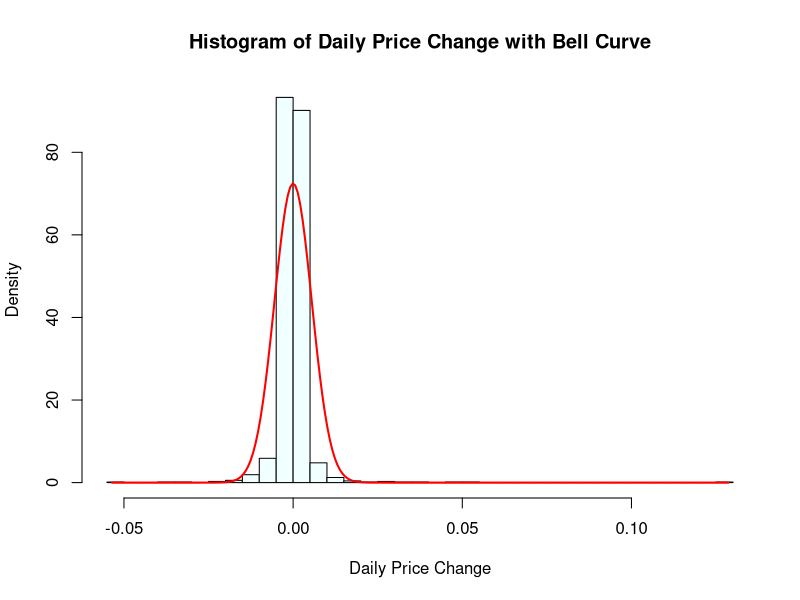

Write the R code that produced this figure.

iotex <- read.csv('IoTeX.csv') # Gets the dataset from the folder and names the object 'iotex' for userbillity
head(iotex) # shows the first 6 rows
summary(iotex) # gives a summary of the dataset
str(iotex) # shows the data type of the data

#The 'Date' Datatype is chr and I want to change this to a date datatype

iotex$Date <- as.Date(iotex$Date) #This takes the date column and coverts it into a 'Date' datatype (Format is YYYY-MM-DD)
str(iotex) # shows Date is converted

#Year need to be extracted from the dataset to help enable to better filtering later on
iotex$Year <- as.numeric(format(iotex$Date, '%Y')) #The number was formatted into a date datatype
str(iotex$Year) # This confirms that the datatype was changed

#I need to add a column for seasons but I need to make a function to check the month in the date column
#then depending on that it will add the corresponding season. 

get_season <- function(date) {                       # defined get_season function
  month <- as.numeric(format(date, "%m"))            # the format() gets the month part of the iotex$Date data and the as.numeric turns the '01' part of the month string into a value of '1'
  if (month %in% c(12, 1, 2)) return("Winter")       # if month is Dec, Jan or Feb then it will return 'Winter' in the row entry
  else if (month %in% c(3, 4, 5)) return("Spring")   # if month is Mar, Apr or May then it will return 'Spring' in the row entry
  else if (month %in% c(6, 7, 8)) return("Summer")   # if month is Jun, Jul or Aug then it will return 'Summer' in the row entry
  else return("Autumn")                              # if month is anything else then it will return 'Autumn' in the row entry
}

iotex$Season <- sapply(iotex$Date, get_season)       # sapply() applies the function to the date column and creates a new column called season

str(iotex)                                           # check to see if the seasons column was successfully added to data set
head(iotex)                                          # Check the first few rows of the modified dataset
table(iotex$Season)                                  # Confirm the distribution of seasons


iotex$Daily_Change <- iotex$Close - iotex$Open       # Daily Price Change column was added taking the 'Open' price away from the 'Close' price
str(iotex)                                           # Check to ensure column was added correctly


a <- iotex$Daily_Change                                         # Extract the data


hist(a,                                                         # Create a histogram
     30,                                                        # num of bins
     freq = FALSE,                                              # Set to density not freqency
     main = "Histogram of Daily Price Change with Bell Curve",  # Title
     xlab = "Daily Price Change",                               # X-axis label
     ylab = "Density",  # Update label to reflect density       # Y-axis label
     col = "azure")

# Calculate the mean and standard deviation
mn <- mean(a)                                                   # Mean of daily price change
std_dev <- sd(a)                                                # Standard deviation of daily price change


x <- seq(min(a), max(a), length.out = 250)                      # Define the x range for the bell curve


yn <- dnorm(x, mean = mn, sd = std_dev)                         # Generate normal distribution values


lines(x, yn, col = "red", lwd = 2)                              # Add the bell curve to the histogram


